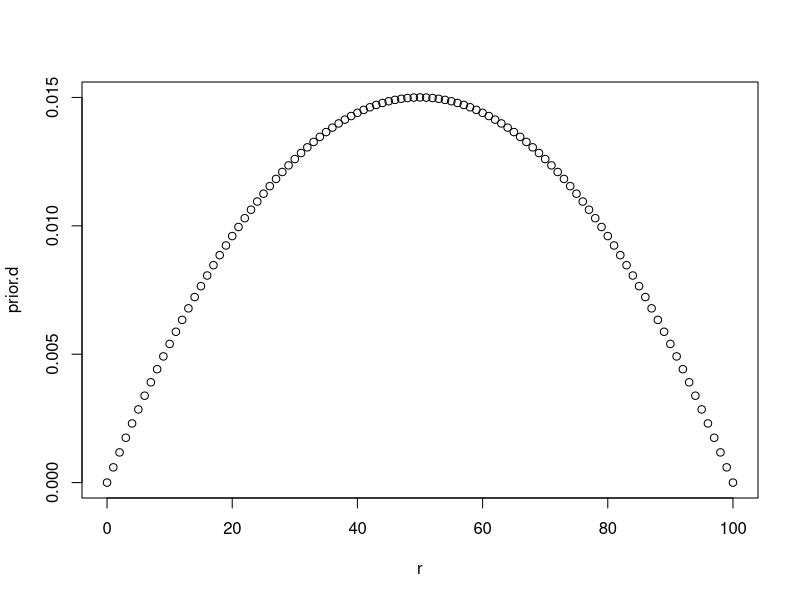
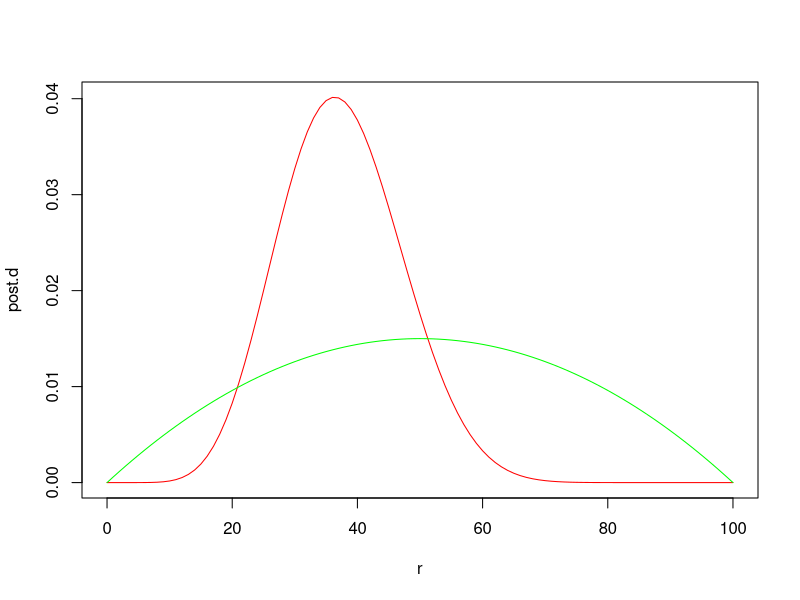

Here is the R script that generated these plots, in order:
# 4. Prior to Posterior : a bag with unknown proportion of red balls
#
# Suppose that the total number of balls is 100 in a bag.
# The prior distribution is set to  r(100-r)/166650
# (The number 166650 is to make the prior probabilities sum to one.)
#
# We suppose that the data comprise n=20 draws, in which s=7 red balls are observed.
#
# Then, the prior distribution looks like:
r <- seq(0,100, 1)
prior.d <- r*(100-r)/166650
plot(r, prior.d)

# For the posterior distribution, we have two parts:
# numerator(likelihood x prior) and denominator (marginal distribution)
denom <- 0
for (k in 1:100){
  temp <- k^8*(100-k)^14  /(166650*100^20)
  denom<- denom + temp
}
numer <- r^8*(100-r)^14  /(166650*100^20)
post.d <-  numer/denom

# Plot the prior and posterior
plot( r, post.d, type='l', col="red") 
lines(r, prior.d, col="green")  